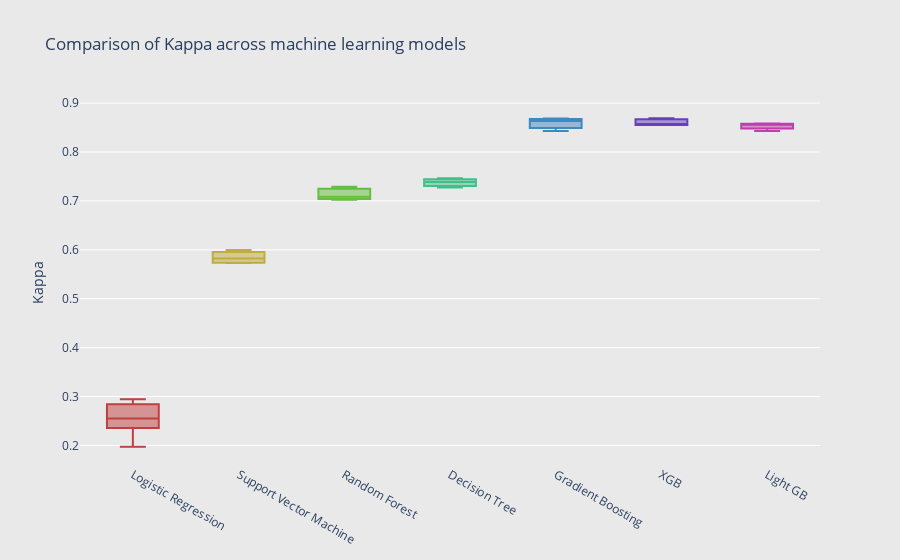

Here is the notebook cell this chart was saved with:
### Markdown cell above
### Kappa values

### Code cell
# Number of boxes
N = 7    

# Generate an array of rainbow colors by fixing the saturation and lightness of the HSL
c = ['hsl('+str(h)+',50%'+',50%)' for h in np.linspace(0, 360, 8)]

# Each box is represented by a dict that contains the data, the type, and the colour.
# Use list comprehension to describe N boxes, each with a different colour and with different randomly generated data:
fig = go.Figure(data=[
        go.Box(marker_color = c[0],
               name='Logistic Regression',
               y=np.array(performance_log['kappa'])),
      go.Box(marker_color = c[1],
             name='Support Vector Machine',
             y=np.array(performance_svm['kappa'])),
      go.Box(marker_color = c[2],
             name='Random Forest',
             y=np.array(performance_rf['kappa'])),
      go.Box(marker_color = c[3],
             name='Decision Tree',
             y=np.array(performance_dt['kappa'])),
      go.Box(marker_color = c[4],
             name='Gradient Boosting',
             y=np.array(performance_gb['kappa'])),
      go.Box(marker_color = c[5],
             name='XGB',
             y=np.array(performance_xgb['kappa'])),
      go.Box(marker_color = c[6],
             name='Light GB',
             y=np.array(performance_lg['kappa']))
])

# format the layout
fig.update_layout(
    title='Comparison of Kappa across machine learning models',
    xaxis=dict(showgrid=False, zeroline=False, showticklabels=True),
    yaxis=dict(zeroline=True, gridcolor='white', title='Kappa'),
    showlegend=False,
    paper_bgcolor='rgb(233,233,233)',
    plot_bgcolor='rgb(233,233,233)',
)

fig.show()

### Figure 1 — Plotly figure (JSON) as saved in the notebook; plotly's stock layout.template omitted (floating-point values rounded to 4 significant figures)
{"data": [{"marker": {"color": "hsl(0.0,50%,50%)"}, "name": "Logistic Regression", "type": "box", "y": [0.2805, 0.2483, 0.1974, 0.2552, 0.2946]}, {"marker": {"color": "hsl(51.42857142857143,50%,50%)"}, "name": "Support Vector Machine", "type": "box", "y": [0.5823, 0.5731, 0.5994, 0.5734, 0.5944]}, {"marker": {"color": "hsl(102.85714285714286,50%,50%)"}, "name": "Random Forest", "type": "box", "y": [0.7291, 0.7045, 0.7085, 0.7022, 0.7233]}, {"marker": {"color": "hsl(154.28571428571428,50%,50%)"}, "name": "Decision Tree", "type": "box", "y": [0.7272, 0.7465, 0.7437, 0.7317, 0.7387]}, {"marker": {"color": "hsl(205.71428571428572,50%,50%)"}, "name": "Gradient Boosting", "type": "box", "y": [0.8683, 0.8429, 0.8514, 0.8634, 0.8669]}, {"marker": {"color": "hsl(257.14285714285717,50%,50%)"}, "name": "XGB", "type": "box", "y": [0.855, 0.857, 0.869, 0.8556, 0.8662]}, {"marker": {"color": "hsl(308.57142857142856,50%,50%)"}, "name": "Light GB", "type": "box", "y": [0.8501, 0.8429, 0.8584, 0.8577, 0.8556]}], "layout": {"paper_bgcolor": "rgb(233,233,233)", "plot_bgcolor": "rgb(233,233,233)", "showlegend": false, "title": {"text": "Comparison of Kappa across machine learning models"}, "xaxis": {"showgrid": false, "showticklabels": true, "zeroline": false}, "yaxis": {"gridcolor": "white", "title": {"text": "Kappa"}, "zeroline": true}}}
